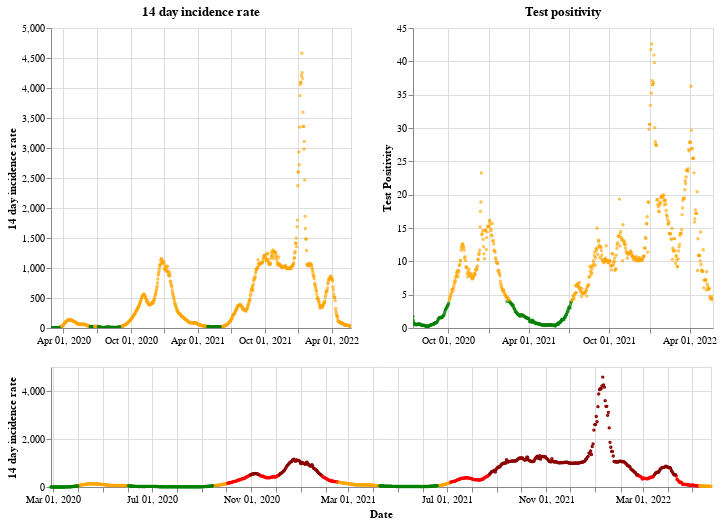

Notebook code cell kept with this figure:
### Markdown cell above
## Wales

### Code cell
plot_traffic_light('Wales')

### Figure 1 — Vega-Lite specification as saved in the notebook (floating-point values rounded to 4 significant figures; data arrays with more than 128 entries replaced by an {"elided": "..."} marker saying what was removed)
{"config": {"view": {"continuousWidth": 400, "continuousHeight": 300}}, "vconcat": [{"hconcat": [{"mark": {"type": "point", "size": 2}, "encoding": {"color": {"condition": {"value": "green", "test": "(datum.twoWeeklyCasesRate <= 25)"}, "value": "orange"}, "tooltip": [{"type": "nominal", "field": "areaName"}, {"type": "temporal", "field": "date"}, {"type": "quantitative", "field": "twoWeeklyCasesRate"}, {"type": "quantitative", "field": "testPositivity"}], "x": {"type": "temporal", "axis": {"title": ""}, "field": "date", "scale": {"domain": {"selection": "DateBrush"}}, "timeUnit": "yearmonthdate"}, "y": {"type": "quantitative", "axis": {"title": "14 day incidence rate"}, "field": "twoWeeklyCasesRate"}}, "title": "14 day incidence rate", "width": 300}, {"mark": {"type": "point", "size": 2}, "encoding": {"color": {"condition": {"value": "green", "test": "(datum.testPositivity <= 4)"}, "value": "orange"}, "tooltip": [{"type": "nominal", "field": "areaName"}, {"type": "temporal", "field": "date"}, {"type": "quantitative", "field": "twoWeeklyCasesRate"}, {"type": "quantitative", "field": "testPositivity"}], "x": {"type": "temporal", "axis": {"title": ""}, "field": "date", "scale": {"domain": {"selection": "DateBrush"}}, "timeUnit": "yearmonthdate"}, "y": {"type": "quantitative", "axis": {"title": "Test Positivity"}, "field": "testPositivity"}}, "title": "Test positivity", "width": 300}]}, {"layer": [{"mark": {"type": "point", "size": 2}, "encoding": {"color": {"condition": {"value": "orange", "test": "(((datum.testPositivity < 4) && (datum.twoWeeklyCasesRate >= 50)) && (datum.twoWeeklyCasesRate < 200))"}, "value": "red"}, "opacity": {"condition": {"value": 1, "test": "((datum.twoWeeklyCasesRate >= 50) && (datum.twoWeeklyCasesRate < 500))"}, "value": 0}, "tooltip": [{"type": "nominal", "field": "areaName"}, {"type": "temporal", "field": "date"}, {"type": "quantitative", "field": "twoWeeklyCasesRate"}, {"type": "quantitative", "field": "testPositivity"}], "x": {"type": "temporal", "axis": {"title": "Date"}, "field": "date", "timeUnit": "yearmonthdate"}, "y": {"type": "quantitative", "axis": {"title": "14 day incidence rate"}, "field": "twoWeeklyCasesRate"}}, "selection": {"DateBrush": {"type": "interval", "encodings": ["x"], "fields": ["Time"]}}}, {"mark": {"type": "point", "size": 2}, "encoding": {"color": {"value": "darkred"}, "opacity": {"condition": {"value": 1, "test": "(datum.twoWeeklyCasesRate >= 500)"}, "value": 0}, "tooltip": [{"type": "nominal", "field": "areaName"}, {"type": "temporal", "field": "date"}, {"type": "quantitative", "field": "twoWeeklyCasesRate"}, {"type": "quantitative", "field": "testPositivity"}], "x": {"type": "temporal", "axis": {"title": "Date"}, "field": "date", "timeUnit": "yearmonthdate"}, "y": {"type": "quantitative", "axis": {"title": "14 day incidence rate"}, "field": "twoWeeklyCasesRate"}}}, {"mark": {"type": "point", "size": 2}, "encoding": {"color": {"condition": {"value": "green", "test": "((datum.testPositivity < 4) && (datum.twoWeeklyCasesRate < 50))"}, "value": "orange"}, "opacity": {"condition": {"value": 1, "test": "(datum.twoWeeklyCasesRate < 50)"}, "value": 0}, "tooltip": [{"type": "nominal", "field": "areaName"}, {"type": "temporal", "field": "date"}, {"type": "quantitative", "field": "twoWeeklyCasesRate"}, {"type": "quantitative", "field": "testPositivity"}], "x": {"type": "temporal", "axis": {"title": "Date"}, "field": "date", "timeUnit": "yearmonthdate"}, "y": {"type": "quantitative", "axis": {"title": "14 day incidence rate"}, "field": "twoWeeklyCasesRate"}}}], "height": 120, "width": 660}], "data": {"name": "data-a2beebb20e5bac6d2380c4b98a45f70b"}, "$schema": "https://vega.github.io/schema/vega-lite/v4.8.1.json", "datasets": {"data-a2beebb20e5bac6d2380c4b98a45f70b": {"elided": "818 records"}}}
